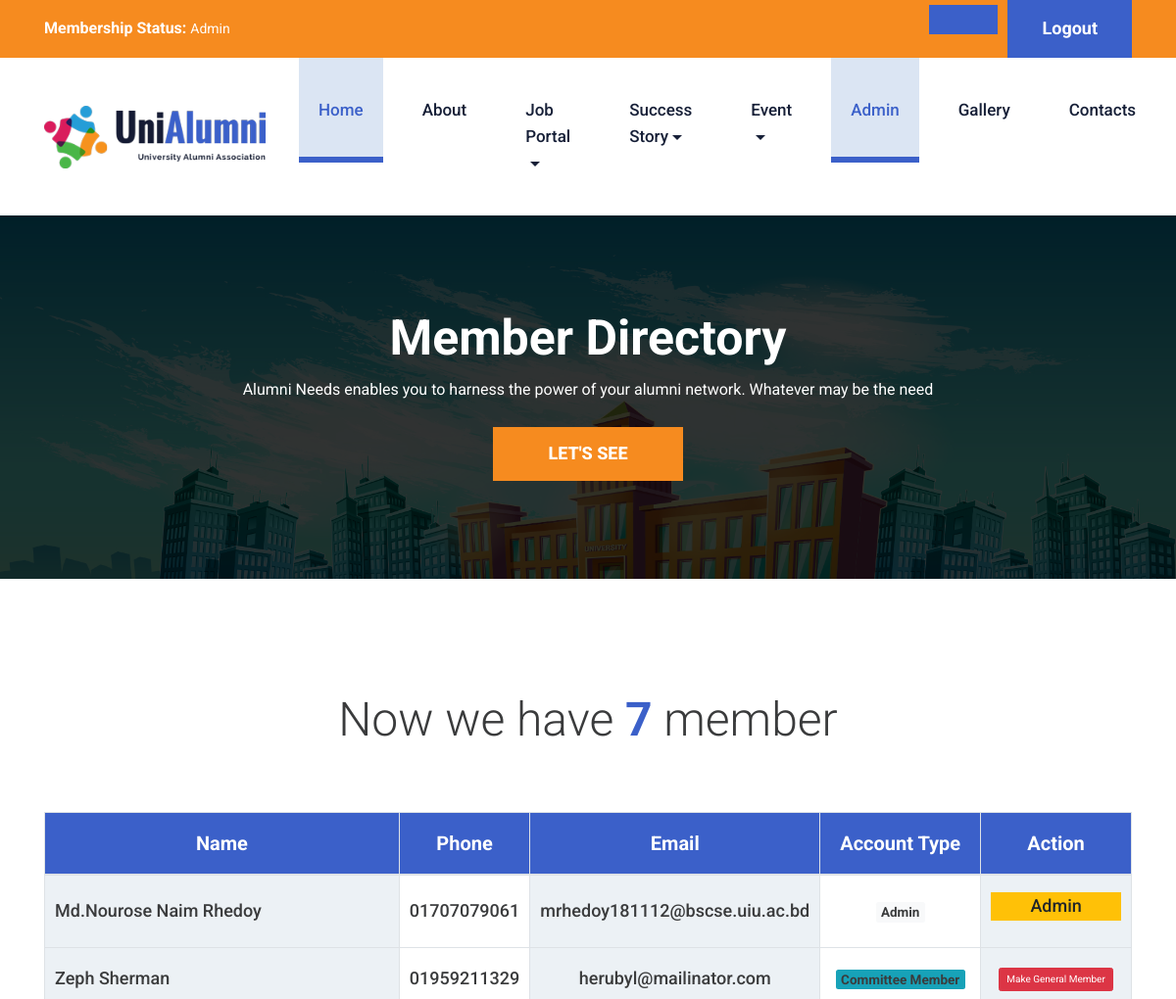
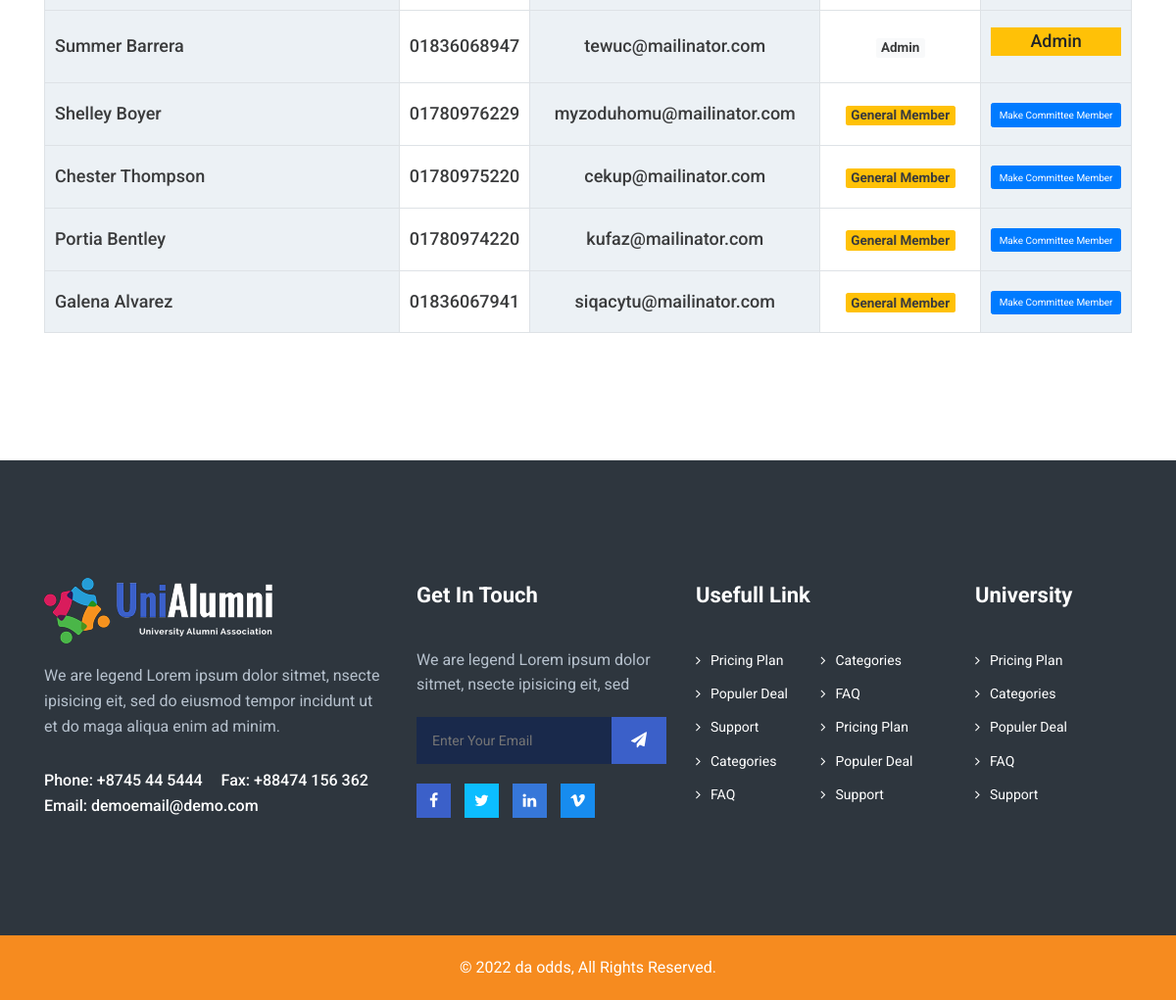
The page /frontend/makeCommitteeMember.php (signed in) on the database its author committed (2 pictures, top to bottom).
### tables this page shows
CREATE TABLE `users` (
                         `id` int(11) NOT NULL,
                         `email` varchar(255) NOT NULL,
                         `password` varchar(255) NOT NULL,
                         `name` varchar(255) NOT NULL,
                         `account_type` int(1) NOT NULL COMMENT '0= admin, 1= alumni comitee, 2 = general user',
                         `dob` date NOT NULL,
                         `gender` varchar(255) NOT NULL,
                         `address` text NOT NULL,
                         `phone` varchar(15) NOT NULL,
                         `alumni_id_fk` int(11) DEFAULT NULL,
                         `company_name` text DEFAULT NULL
);

### frontend/makeCommitteeMember.php (the view, shortened to what this page needs)
<?php
include('header.php');
include('database/db_connect.php');
?>
<section id="page-title-area">
    <div class="container">
        <div class="row">
            <div class="col-lg-8 m-auto text-center">
                <div class="page-title-content">
                    <h1 class="h2">Member Directory</h1>
                    <p>Alumni Needs enables you to harness the power of your alumni network. Whatever may be the need</p>
                    <a href="#page-content-wrap" class="btn btn-brand smooth-scroll">Let's See</a>
                </div>
            </div>
        </div>
    </div>
</section>
<?php
$sql = "SELECT * FROM `users` ";
$users = $conn->query($sql);
$number = $users->num_rows;
?>
<section id="page-content-wrap">
    <div class="directory-page-content-warp section-padding">
        <div class="container">
            <div class="row">
                <div class="col-lg-12 text-center">
                    <div class="directory-text-wrap">
                        <h2>Now  we have <strong class="funfact-count"><?php echo $number ?></strong> member </h2>
                        <div class="directory-table table-responsive">
                            <table class="table table-bordered">
                                <thead>
                                <tr>
                                    <th scope="col">Name</th>
                                    <th scope="col">Phone</th>
                                    <th scope="col">Email</th>
                                    <th scope="col">Account Type</th>
                                    <th scope="col">Action</th>
                                </tr>
                                </thead>
                                <tbody>
                                <?php
                                while ( $user = $users->fetch_assoc() ) {
                                ?>
                                <tr>
                                    <td><?php echo $user['name'] ?></td>
                                    <td><?php echo $user['phone'] ?></td>
                                    <td><?php echo $user['email'] ?></td>
                                    <td><?php if ($user['account_type'] == 1 )
                                        {
                                            echo '<a class="badge badge-info">Committee Member</a>';
                                        }
                                        else if ($user['account_type'] == 2 )
                                        {
                                            echo '<a class="badge badge-warning">General Member</a>';
                                        }
                                        else{
                                            echo '<a class="badge badge-light">Admin</a>';
                                        }
                                        ?></td>
                                    <td>
                                        <?php if ( $user['account_type'] ==2) { ?>
                                        <form action="../backend/changeAccountType.php" method="POST">
                                            <input class="btn btn-md btn-primary" type="submit" value="Make Committee Member" >
                                        </form>
                                        <?php
                                        }
                                        ?>
                                        <?php if ( $user['account_type'] ==1) { ?>
                                            <form action="../backend/changeAccountType.php" method="POST">
                                                <input class="btn btn-md btn-danger" type="submit" value="Make General Member" >
                                            </form>
                                            <?php
                                        }
                                        ?>
                                        <?php if ( $user['account_type'] ==0) { ?>
                                                <p class=" btn-md btn-warning" >Admin</p>
                                            <?php
                                        }
                                        ?>
                                    </td>
                                </tr>
                                <?php
                                }
                                ?>
                                </tbody>
                            </table>
                        </div>
                    </div>
                </div>
            </div>
        </div>
    </div>
</section>
<?php
include("footer.php")
?>

### rows shown on the page
users: name "Md.Nourose Naim Rhedoy", phone "01707079061", email "mrhedoy181112@bscse.uiu.ac.bd", account_type "Admin"
users: name "Zeph Sherman", phone "01959211329", email "herubyl@mailinator.com", account_type "Committee Member"
users: name "Summer Barrera", phone "01836068947", email "tewuc@mailinator.com", account_type "Admin"
users: name "Shelley Boyer", phone "01780976229", email "myzoduhomu@mailinator.com", account_type "General Member"
users: name "Chester Thompson", phone "01780975220", email "cekup@mailinator.com", account_type "General Member"
users: name "Portia Bentley", phone "01780974220", email "kufaz@mailinator.com", account_type "General Member"
users: name "Galena Alvarez", phone "01836067941", email "siqacytu@mailinator.com", account_type "General Member"

### other values the page prints
$account_type "Admin"
$number "7"
